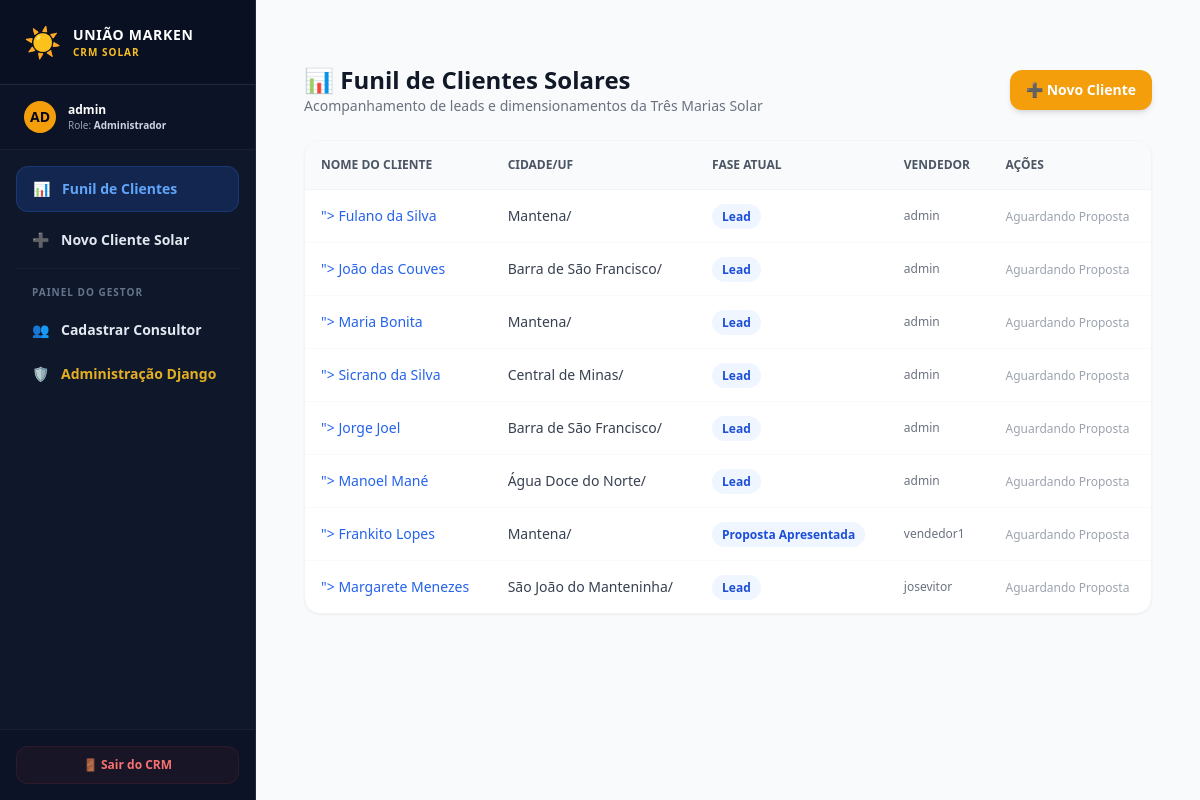
The app's page /crm/clientes/ (signed in), older data.
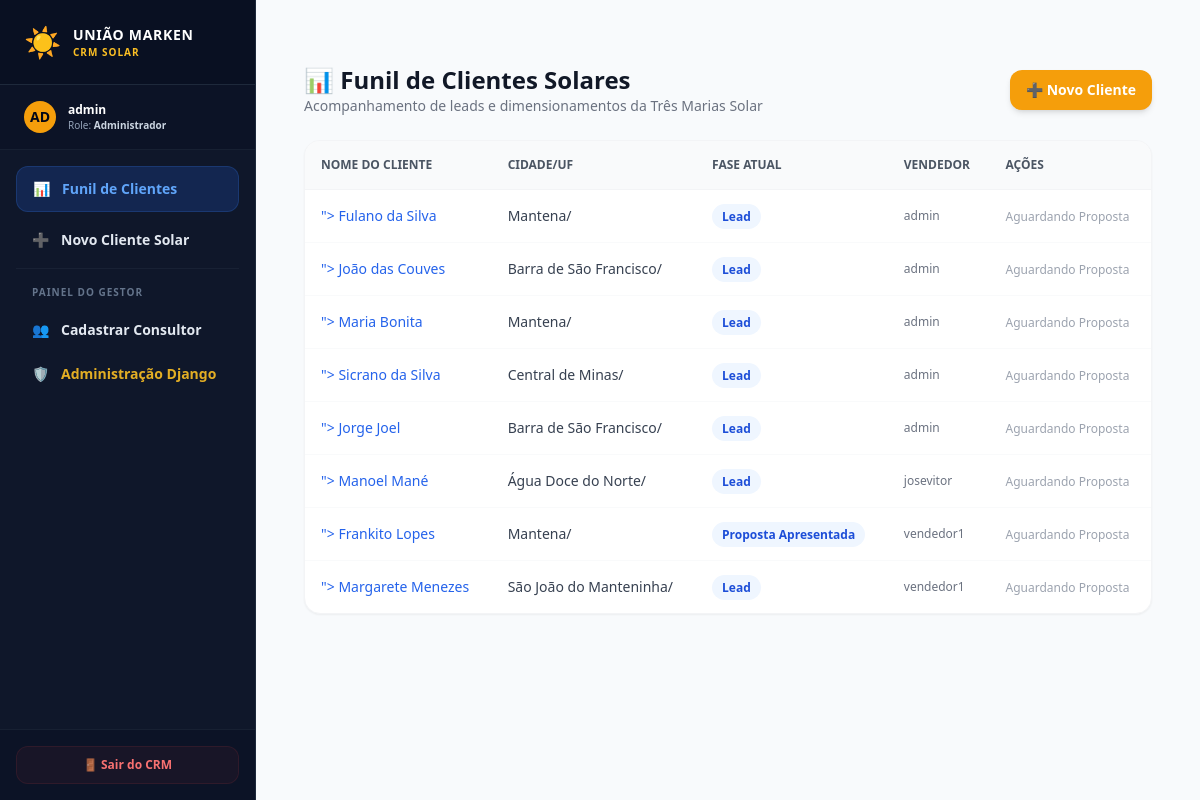
The same page, newer data.
### apps/crm/models.py (models this page shows, shortened)
class Cliente(models.Model):
    vendedor = models.ForeignKey(CustomUser, on_delete=models.SET_NULL, null=True, related_name='clientes')
    nome = models.CharField(max_length=255)
    cpf_cnpj = models.CharField(max_length=18, unique=True)
    telefone = models.CharField(max_length=20)
    email = models.EmailField(blank=True, null=True)
    cep = models.CharField(max_length=9)
    endereco = models.CharField(max_length=255)
    numero = models.CharField(max_length=20)
    bairro = models.CharField(max_length=100)
    cidade = models.CharField(max_length=100)
    estado = models.CharField(max_length=2)
    tipo_estrutura = models.CharField(max_length=20, choices=TipoEstrutura.choices)
    fase_atual = models.CharField(max_length=20, choices=FaseProcesso.choices, default=FaseProcesso.LEAD)
    is_active = models.BooleanField(default=True) # Permite inativar sem excluir os dados e estatísticas
    criado_em = models.DateTimeField(auto_now_add=True)
    atualizado_em = models.DateTimeField(auto_now=True)

### apps/users/models.py (models this page shows, shortened)
class CustomUser(AbstractUser):
    class Role(models.TextChoices):
        ADMIN = 'ADMIN', 'Administrador'
        VENDEDOR = 'VENDEDOR', 'Vendedor'
    role = models.CharField(max_length=20, choices=Role.choices, default=Role.VENDEDOR)
    telefone = models.CharField(max_length=20, blank=True, null=True)
    is_active = models.BooleanField(default=True) # Soft Delete para Usuários
    class Meta:
        app_label = 'users'

### apps/crm/views.py (the view)
# urls.py: path('clientes/', ClienteListView.as_view(), name='cliente_list'),
class ClienteListView(SolarAccessControlMixin, ListView):
    model = Cliente
    template_name = 'crm/cliente_list.html'
    context_object_name = 'clientes'
    def get_queryset(self):
        queryset = super().get_queryset()
        if self.request.user.role != 'ADMIN':
            queryset = queryset.filter(vendedor=self.request.user)
        return queryset

### apps/users/mixins.py (called while the page is built)
    def get_queryset(self):
        queryset = super().get_queryset()
        user = self.request.user
        if hasattr(queryset.model, 'is_active'):
            if user.role != CustomUser.Role.ADMIN:
                queryset = queryset.filter(is_active=True)
        if user.role == CustomUser.Role.VENDEDOR:
            return queryset.filter(vendedor=user)
        elif user.role == CustomUser.Role.ADMIN:
            return queryset
        return queryset.none()

### templates/crm/cliente_list.html
{% extends 'base.html' %}
{% block content %}
<div class="max-w-6xl mx-auto px-4 py-8">
    <div class="flex justify-between items-center mb-6">
        <div>
            <h2 class="text-2xl font-bold text-gray-900">📊 Funil de Clientes Solares</h2>
            <p class="text-sm text-gray-500">Acompanhamento de leads e dimensionamentos da Três Marias Solar</p>
        </div>
        <a href="{% url 'crm:cliente_create' %}" class="bg-amber-500 hover:bg-amber-600 text-white font-bold py-2.5 px-4 rounded-xl transition-all shadow-md text-sm">
            ➕ Novo Cliente
        </a>
    </div>
    <div class="bg-white rounded-2xl shadow-sm border border-gray-100 overflow-hidden">
        <table class="w-full text-left border-collapse">
            <thead>
                <tr class="bg-gray-50 border-b border-gray-100 text-gray-600 text-xs font-semibold uppercase">
                    <th class="p-4">Nome do Cliente</th>
                    <th class="p-4">Cidade/UF</th>
                    <th class="p-4">Fase Atual</th>
                    <th class="p-4">Vendedor</th>
                    <th class="p-4">Ações</th>
                </tr>
            </thead>
            <tbody class="divide-y divide-gray-50 text-sm text-gray-700">
                {% for cliente in clientes %}
                <tr class="hover:bg-gray-50/50 transition-colors">
                    <td class="p-4 font-medium text-gray-950">
                        <a href="{% url 'crm:cliente_detail' cliente.pk %}" class="text-blue-600 hover:text-blue-800" hover:underline transition-colors>">
                            {{ cliente.nome }}
                        </a>
                    </td>
                    <td class="p-4">{{ cliente.cidade }}/{{ cliente.uf }}</td>
                    <td class="p-4">
                        <span class="px-2.5 py-1 rounded-full text-xs font-semibold bg-blue-50 text-blue-700">
                            {{ cliente.get_fase_atual_display }}
                        </span>
                    </td>
                    <td class="p-4 text-xs text-gray-500">{{ cliente.vendedor.username }}</td>
                    <td class="p-4">
                        <span class="text-gray-400 text-xs">Aguardando Proposta</span>
                    </td>
                </tr>
                {% empty %}
                <tr>
                    <td colspan="5" class="p-8 text-center text-gray-400 italic">
                        Nenhum cliente cadastrado por enquanto.
                    </td>
                </tr>
                {% endfor %}
            </tbody>
        </table>
    </div>
</div>
{% endblock %}

Row changes from the older to the newer data that the page shows:
changed Cliente "Manoel Mané": vendedor.username "admin" → "josevitor"
changed Cliente "Margarete Menezes": vendedor.username "josevitor" → "vendedor1"
